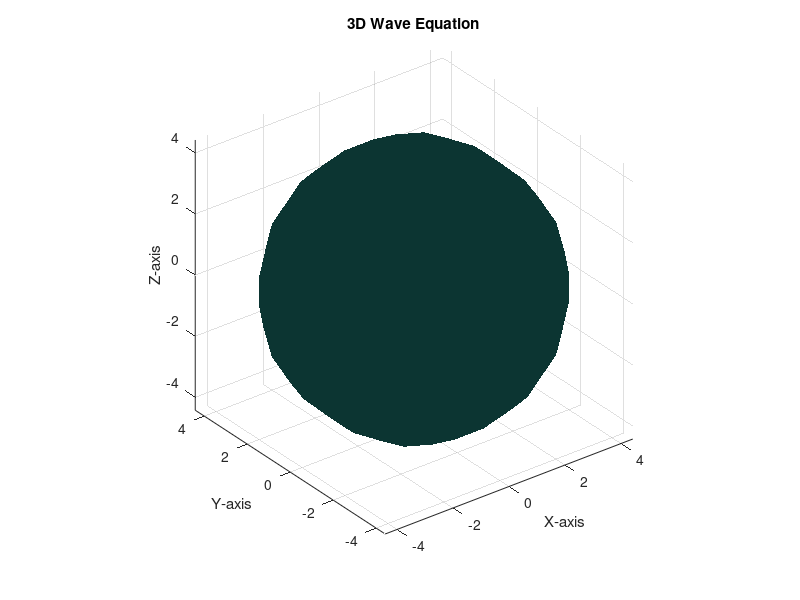

MATLAB code for this plot:
% Define the grid size and number of points
grid_size = 20;
num_points = 40;
[x, y, z] = ndgrid(linspace(-grid_size, grid_size, num_points));

% Define the wave speed
c = 1;

% Define the initial wave function (e.g., a Gaussian pulse)
sigma = 2;
u0 = exp(- (x.^2 + y.^2 + z.^2) / (2 * sigma^2));

% Define the initial time derivative of the wave function (e.g., zero)
u0_t = zeros(size(u0));

% Time step for simulation
dt = 0.01;
total_time = 2; % Time at which we want to visualize the wave

% Pre-allocate arrays for the wave function at different time steps
u_prev = u0;
u = u0 + dt * u0_t;

% Simulation loop to update the wave function
for t = dt:dt:total_time
    % Compute the Laplacian of u
    laplacian_u = del2(u);

    % Update the wave function using the finite difference method
    u_next = 2 * u - u_prev + (c^2 * dt^2) * laplacian_u;

    % Update the previous and current wave function
    u_prev = u;
    u = u_next;
end

% Visualize the wave function at the specified time
isosurface(x, y, z, u, 0.1); % Adjust the isosurface level as needed
xlabel('X-axis');
ylabel('Y-axis');
zlabel('Z-axis');
title('3D Wave Equation');

% Set aspect ratio and view for better visualization
axis equal;
grid on;
view(3);

